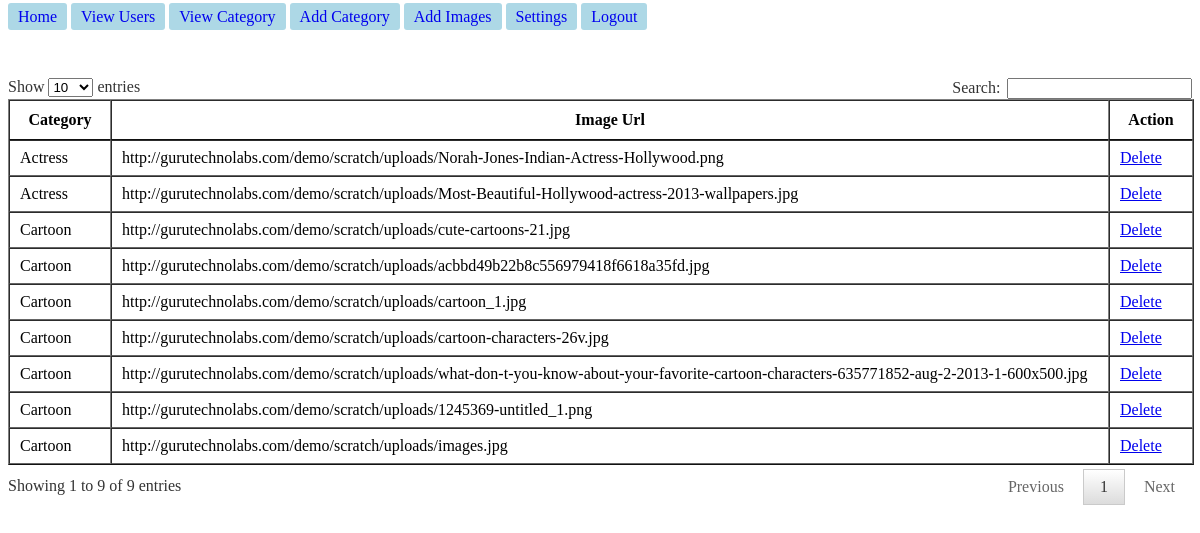
Screenshot of /Files/home.php (signed in) with the database file from the repository.
### tables this page shows
CREATE TABLE IF NOT EXISTS `url` (
  `id` int(11) NOT NULL AUTO_INCREMENT,
  `cat_id` int(11) NOT NULL,
  `url` varchar(255) NOT NULL,
  PRIMARY KEY (`id`)
);

CREATE TABLE IF NOT EXISTS `category` (
  `id` int(11) NOT NULL AUTO_INCREMENT,
  `category` varchar(255) NOT NULL,
  PRIMARY KEY (`id`)
);

### Files/MysqliDb.php (called while the page is built, shortened)
<?php
class MysqliDb
{
    protected static $_prefix;
    protected $_mysqli;
    protected $_query;
    protected $_where = array();
    protected $_orderBy = array();
    protected $_groupBy = array();
    protected $_bindParams = array('');
    protected $host;
    protected $username;
    protected $password;
    protected $db;
    protected $port;
    public function __construct($host=MyConfig::HOST,$username=MyConfig::USERNAME,$password=MyConfig::PASSWORD,$db=MyConfig::DATABASE,$port = NULL)
    {
        $this->host = $host;
        $this->username = $username;
        $this->password = $password;
        $this->db = $db;
        if($port == NULL)
            $this->port = ini_get ('mysqli.default_port');
        else
            $this->port = $port;
    }
    public function connect()
    {
        $this->_mysqli = new mysqli ($this->host, $this->username, $this->password, $this->db, $this->port)
           or die("Error : ".mysql_error());
        $this->_mysqli->set_charset ('utf8');
    }
    protected function reset()
    {
        $this->_where = array();
        $this->_orderBy = array();
        $this->_groupBy = array();
        $this->_bindParams = array('');
        $this->_query = null;
    }
    public function setPrefix($prefix = '')
    {
        self::$_prefix = $prefix;
        return $this;
    }
    public function get($tableName, $numRows = null, $columns = '*')
    {
        $column = is_array($columns) ? implode(', ', $columns) : $columns;
        $this->_query = "SELECT $column FROM " .self::$_prefix . $tableName;
        $stmt = $this->_buildQuery($numRows);
        $stmt->execute();
        return $this->_dynamicBindResults($stmt);
    }
    public function where($whereProp, $whereValue = null, $operator = null)
    {
        $this->_where[] = Array ("AND", $whereValue, $whereProp);
        return $this;
    }
    protected function _determineType($item)
    {
        switch (gettype($item)) {
            case 'boolean':
            case 'integer':
                return 'i';
                break;
        }
        return '';
    }
    protected function _bindParam($value) {
        $this->_bindParams[0] .= $this->_determineType ($value);
        array_push ($this->_bindParams, $value);
    }
    protected function _buildPair ($operator, $value) {
        if (!is_object($value)) {
            return ' ' . $operator. ' ? ';
        }
        $subQuery = $value->getSubQuery ();
        return " " . $operator . " (" . $subQuery['query'] . ")";
    }
    protected function _buildQuery($numRows = null, $tableData = null)
    {
        $stmt = $this->_prepareQuery();
        if (count ($this->_bindParams) > 1)
            call_user_func_array(array($stmt, 'bind_param'), $this->refValues($this->_bindParams));
        return $stmt;
    }
    protected function _dynamicBindResults(mysqli_stmt $stmt)
    {
        $parameters = array();
        $results = array();
        $meta = $stmt->result_metadata();
        $row = array();
        while ($field = $meta->fetch_field()) {
            $row[$field->name] = null;
            $parameters[] = & $row[$field->name];
        }
        call_user_func_array(array($stmt, 'bind_result'), $parameters);
        while ($stmt->fetch()) {
            $x = array();
            foreach ($row as $key => $val) {
                $x[$key] = $val;
            }
            array_push($results, $x);
        }
        return $results;
    }
    protected function _buildTableData ($tableData) {
        if (!is_array ($tableData))
            return;
        $this->_query = rtrim($this->_query, ', ');
    }
    protected function _buildWhere () {
        if (empty ($this->_where))
            return;
        $this->_query .= ' WHERE ';
        $this->_where[0][0] = '';
        foreach ($this->_where as $cond) {
            list ($concat, $wValue, $wKey) = $cond;
            $this->_query .= " " . $concat ." " . $wKey;
            if (!is_array ($wValue))
                $wValue = Array ('=' => $wValue);
            $key = key ($wValue);
            $val = $wValue[$key];
            switch (strtolower ($key)) {
                default:
                    $this->_query .= $this->_buildPair ($key, $val);
            }
        }
    }
    protected function _buildGroupBy () {
        if (empty ($this->_groupBy))
            return;
        $this->_query .= " GROUP BY ";
        $this->_query = rtrim($this->_query, ', ') . " ";
    }
    protected function _buildOrderBy () {
        if (empty ($this->_orderBy))
            return;
        $this->_query .= " ORDER BY ";
        $this->_query = rtrim ($this->_query, ', ') . " ";
    }
    protected function _buildLimit ($numRows) {
        if (!isset ($numRows))
            return;
        if (is_array ($numRows))
            $this->_query .= ' LIMIT ' . (int)$numRows[0] . ', ' . (int)$numRows[1];
        else
            $this->_query .= ' LIMIT ' . (int)$numRows;
    }
    protected function _prepareQuery()
    {
        if (!$stmt = $this->_mysqli->prepare($this->_query)) {
            trigger_error("Problem preparing query ($this->_query) " . $this->_mysqli->error, E_USER_ERROR);
        }
        return $stmt;
    }
    protected function refValues($arr)
    {
        if (strnatcmp(phpversion(), '5.3') >= 0) {
            $refs = array();
            foreach ($arr as $key => $value) {
                $refs[$key] = & $arr[$key];
            }
            return $refs;
        }
        return $arr;
    }
    protected function replacePlaceHolders ($str, $vals) {
        $i = 1;
        $newStr = "";
        while ($pos = strpos ($str, "?")) {
            $val = $vals[$i++];
            $newStr .= substr ($str, 0, $pos) . $val;
            $str = substr ($str, $pos + 1);
        }
        return $newStr;
    }
}

### Files/home.php (the view, shortened to what this page needs)
<?php
require_once('MysqliDb.php');
$db = new Mysqlidb ();
?>
<!DOCTYPE html>
<html lang="en">
<head>
</head>
<body>
<link rel="stylesheet" type="text/css" href="custom.css">
<link rel="stylesheet" type="text/css" href="jquery.dataTables.css">
<div class="container">
	<div class="leftpart">
		<?php include 'menu.php'; ?>
	</div>
	<div class="rightpart" style="margin-top:20px;">
		<table id="example" border="1" align="center" cellpadding="3" cellspacing="1">
		<thead>
			<tr>
				<th>Category</th>
				<th>Image Url</th>
				<?php
					if($_SESSION['usertype'] == 1){
				?>
				<th>Action</th>
				<?php } ?>
			</tr>
		</thead>
		<tbody>
			<?php
				$result = $db->get("url");
				for($i=0;$i<count($result);$i++)
				{
			?>
			<tr>
				<td>
					<?php
						$db->where ("id", $result[$i]['cat_id']);
						$r = $db->get("category",1);
						echo $r[0]['category'];
					?>
				</td>
				<td><?php echo $result[$i]['url'];?></td>
				<?php
					if($_SESSION['usertype'] == 1){
				?>
				<td><a href="delete.php?option=imgs&id=<?php echo $result[$i]['id']; ?>" onclick="return confirm('Are you Sure you want to delete Image')">Delete</a></td>
				<?php } ?>
			</tr>
			<?php
				}
			?>
		</tbody>
		</table>
	</div>
</div>
</body>
</html>

### Files/menu.php
<a href="home.php">Home</a>
		<a href="viewuser.php">View Users</a>
		<a href="viewcategory.php">View Category</a>
		<a href="addcategory.php">Add Category</a>
		<a href="addframe.php">Add Images</a>
		<a href="settings.php">Settings</a>
		<a href="logout.php">Logout</a>

### Files/custom.css (style rules this page uses)
.leftpart > a { background: none repeat scroll 0 0 lightblue; border-radius: 3px; padding: 5px 10px; text-decoration: none; }
.leftpart { height: 50px; }

### rows the page displays
url: category.category "Cartoon", url "http://gurutechnolabs.com/demo/scratch/uploads/cute-cartoons-21.jpg"
url: category.category "Actress", url "http://gurutechnolabs.com/demo/scratch/uploads/Norah-Jones-Indian-Actress-Hollywood.png"
url: url "http://gurutechnolabs.com/demo/scratch/uploads/Most-Beautiful-Hollywood-actress-2013-wallpapers.jpg"
category: category "Actress"
url: url "http://gurutechnolabs.com/demo/scratch/uploads/acbbd49b22b8c556979418f6618a35fd.jpg"
category: category "Cartoon"
url: url "http://gurutechnolabs.com/demo/scratch/uploads/cartoon_1.jpg"
url: url "http://gurutechnolabs.com/demo/scratch/uploads/cartoon-characters-26v.jpg"
url: url "http://gurutechnolabs.com/demo/scratch/uploads/what-don-t-you-know-about-your-favorite-cartoon-characters-635771852-aug-2-2013-1-600x500.jpg"
url: url "http://gurutechnolabs.com/demo/scratch/uploads/1245369-untitled_1.png"
url: url "http://gurutechnolabs.com/demo/scratch/uploads/images.jpg"
